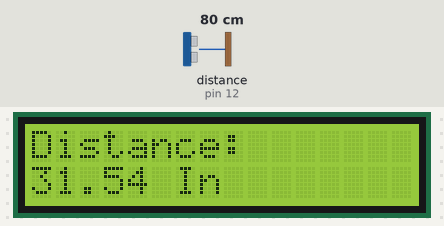
Bench run of a sketch on a simulated Arduino Uno, built with avr-gcc and run on an emulated ATmega328P. On the bench: 16×2 character LCD. Wiring (inferred from the names in the program): ultrasonic range finder: trigger pin 11; echo pin 12. The test bench sets the inputs (shaded band); at power-on: distance to the obstacle (sensor on pin 12) 80 cm. The echo pulse lasts 58.3 µs per cm.

Above: at 1.2 s.
1.3 s: distance to the obstacle (sensor on pin 12) set to 299 cm
At 3.5 s:
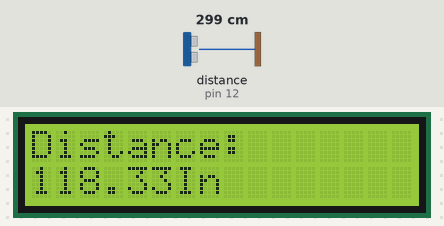
3.7 s: distance to the obstacle (sensor on pin 12) set to 2 cm
At 5.5 s:
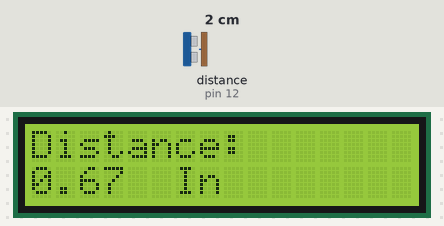
5.8 s: distance to the obstacle (sensor on pin 12) set to 4 cm
At 6.5 s:
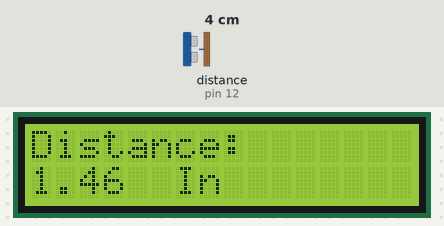
Timing chart, 0 to 8.8 s (numbered marks = the images above; inputs shaded):
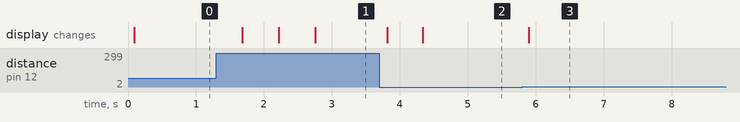

Measured:
- after the input at 1.3 s, the display: first changes after 0.38 s (image 1 shows a later state)
- after the input at 3.7 s, the display: first changes after 0.12 s (image 2 shows a later state)
- after the input at 5.8 s, the display: changes after 0.09 s (image 3)

The sketch:

Code_LCD_In.ino
```cpp
/* This code works with JSN SR04 T ultrasound module and LCD i²c screen
 * It measures the distance and shows it on the LCD screen in Inches
 * Refer to www.SurtrTech. com or SurtrTech YT channel for more informations
 */

#include <LiquidCrystal_I2C.h>

#define I2C_ADDR 0x27 //I2C adress, you should use the code to scan the adress first (0x27) here
#define BACKLIGHT_PIN 3 // Declaring LCD Pins
#define En_pin 2
#define Rw_pin 1
#define Rs_pin 0
#define D4_pin 4
#define D5_pin 5
#define D6_pin 6
#define D7_pin 7

#define TRIG 11  //Module pins
#define ECHO 12

LiquidCrystal_I2C lcd(I2C_ADDR,En_pin,Rw_pin,Rs_pin,D4_pin,D5_pin,D6_pin,D7_pin);

void setup() {

  pinMode(TRIG, OUTPUT); // Initializing Trigger Output and Echo Input
  pinMode(ECHO, INPUT_PULLUP);
  lcd.begin (16,2);
  lcd.setBacklightPin(BACKLIGHT_PIN,POSITIVE);
  lcd.setBacklight(HIGH); //Lighting backlight
  lcd.home ();
  }

  void loop() {

    digitalWrite(TRIG, LOW); // Set the trigger pin to low for 2uS
    delayMicroseconds(2);

    digitalWrite(TRIG, HIGH); // Send a 10uS high to trigger ranging
    delayMicroseconds(20);

    digitalWrite(TRIG, LOW); // Send pin low again
    float distance = pulseIn(ECHO, HIGH,26000); // Read in times pulse

    distance = distance/58;//Convert the pulse duration to distance
                           //You can add other math functions to calibrate it well
    distance= distance*0.3937; //Convert from cm to inches

    lcd.clear();
    lcd.print("Distance:");
    lcd.setCursor(0,1);
    lcd.print(distance,2);
    lcd.setCursor(6,1);
    lcd.print("In");
    delay(500);

}
```
